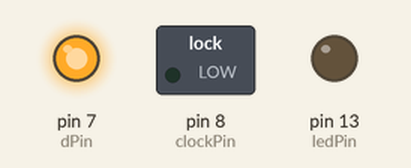
This sketch was run on a simulated Arduino Uno, built with avr-gcc and run on an emulated ATmega328P. On the bench: switched loads named in the sketch (green lamp = pin HIGH), output pins drawn as LEDs (lit = HIGH).

Above: at 1.0 s.
At 2.5 s:
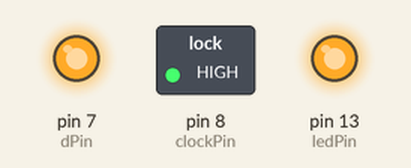
At 3.5 s:
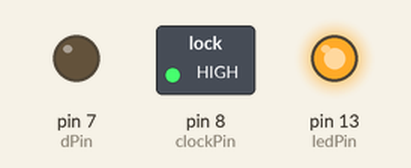
At 4.5 s:
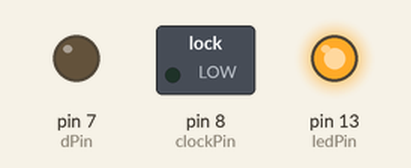
At 5.5 s:
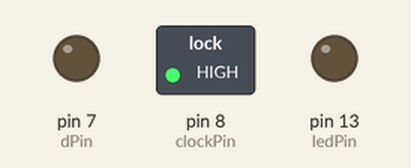
At 6.5 s:
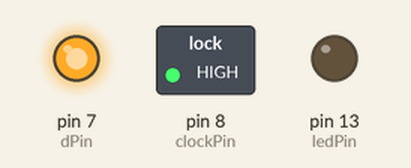
Timing chart, 0 to 7.8 s (numbered marks = the images above):
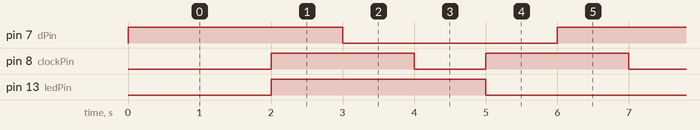

The sketch:

d-flipflop.ino
```cpp
int clockPin = 8;
int dPin = 7;
int ledPin = 13;

void setup() {
  pinMode(clockPin, OUTPUT);
  pinMode(dPin, OUTPUT);
  pinMode(ledPin, OUTPUT);
}

void loop() {
  digitalWrite(dPin, HIGH);
  delay(1000);

  digitalWrite(clockPin, LOW);
  delay(1000);
  digitalWrite(clockPin, HIGH);
  digitalWrite(ledPin, HIGH);
  delay(1000);

  digitalWrite(dPin, LOW);
  delay(1000);

  digitalWrite(clockPin, LOW);
  delay(1000);
  digitalWrite(clockPin, HIGH);
  digitalWrite(ledPin, LOW);
  delay(1000);
}
```

Measured:
- by itself, pin 7 (dPin), pin 13 (ledPin): alternates HIGH for 3.0 s and LOW for 3.0 s
- by itself, pin 8 (clockPin): alternates HIGH for 2.0 s and LOW for 1.0 s
- by itself, everything shown: repeats every 6.0 s, in 6 steps
